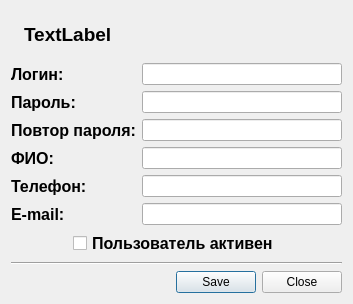
<?xml version="1.0" encoding="UTF-8"?>
<ui version="4.0">
 <class>UserEditDialog</class>
 <widget class="QDialog" name="UserEditDialog">
  <property name="geometry">
   <rect>
    <x>0</x>
    <y>0</y>
    <width>353</width>
    <height>304</height>
   </rect>
  </property>
  <property name="windowTitle">
   <string>Dialog</string>
  </property>
  <property name="windowIcon">
   <iconset resource="../resource.qrc">
    <normaloff>:/Images/user.png</normaloff>:/Images/user.png</iconset>
  </property>
  <layout class="QGridLayout" name="gridLayout_3">
   <item row="0" column="0">
    <layout class="QGridLayout" name="gridLayout_2" columnstretch="0,1">
     <item row="0" column="0">
      <widget class="QLabel" name="label_7">
       <property name="text">
        <string/>
       </property>
       <property name="pixmap">
        <pixmap resource="../resource.qrc">:/Images/user.png</pixmap>
       </property>
      </widget>
     </item>
     <item row="0" column="1">
      <widget class="QLabel" name="labelClient">
       <property name="font">
        <font>
         <pointsize>14</pointsize>
         <weight>75</weight>
         <bold>true</bold>
        </font>
       </property>
       <property name="text">
        <string>TextLabel</string>
       </property>
       <property name="wordWrap">
        <bool>true</bool>
       </property>
      </widget>
     </item>
    </layout>
   </item>
   <item row="1" column="0">
    <layout class="QGridLayout" name="gridLayout">
     <item row="2" column="0">
      <widget class="QLabel" name="label_3">
       <property name="font">
        <font>
         <pointsize>12</pointsize>
         <weight>75</weight>
         <bold>true</bold>
        </font>
       </property>
       <property name="text">
        <string>Повтор пароля:</string>
       </property>
      </widget>
     </item>
     <item row="2" column="1">
      <widget class="QLineEdit" name="lineEditConfPass"/>
     </item>
     <item row="1" column="0">
      <widget class="QLabel" name="label_2">
       <property name="font">
        <font>
         <pointsize>12</pointsize>
         <weight>75</weight>
         <bold>true</bold>
        </font>
       </property>
       <property name="text">
        <string>Пароль:</string>
       </property>
      </widget>
     </item>
     <item row="4" column="1">
      <widget class="QLineEdit" name="lineEditPhone"/>
     </item>
     <item row="5" column="1">
      <widget class="QLineEdit" name="lineEditEMail"/>
     </item>
     <item row="3" column="1">
      <widget class="QLineEdit" name="lineEditFIO"/>
     </item>
     <item row="0" column="1">
      <widget class="QLineEdit" name="lineEditLogin"/>
     </item>
     <item row="3" column="0">
      <widget class="QLabel" name="label_4">
       <property name="font">
        <font>
         <pointsize>12</pointsize>
         <weight>75</weight>
         <bold>true</bold>
        </font>
       </property>
       <property name="text">
        <string>ФИО:</string>
       </property>
      </widget>
     </item>
     <item row="4" column="0">
      <widget class="QLabel" name="label_5">
       <property name="font">
        <font>
         <pointsize>12</pointsize>
         <weight>75</weight>
         <bold>true</bold>
        </font>
       </property>
       <property name="text">
        <string>Телефон:</string>
       </property>
      </widget>
     </item>
     <item row="5" column="0">
      <widget class="QLabel" name="label_6">
       <property name="font">
        <font>
         <pointsize>12</pointsize>
         <weight>75</weight>
         <bold>true</bold>
        </font>
       </property>
       <property name="text">
        <string>E-mail:</string>
       </property>
      </widget>
     </item>
     <item row="1" column="1">
      <widget class="QLineEdit" name="lineEditPass"/>
     </item>
     <item row="0" column="0">
      <widget class="QLabel" name="label">
       <property name="font">
        <font>
         <pointsize>12</pointsize>
         <weight>75</weight>
         <bold>true</bold>
        </font>
       </property>
       <property name="text">
        <string>Логин:</string>
       </property>
      </widget>
     </item>
    </layout>
   </item>
   <item row="4" column="0">
    <widget class="QDialogButtonBox" name="buttonBox">
     <property name="standardButtons">
      <set>QDialogButtonBox::Close|QDialogButtonBox::Save</set>
     </property>
    </widget>
   </item>
   <item row="3" column="0">
    <widget class="Line" name="line">
     <property name="orientation">
      <enum>Qt::Horizontal</enum>
     </property>
    </widget>
   </item>
   <item row="2" column="0" alignment="Qt::AlignHCenter">
    <widget class="QCheckBox" name="checkBoxIsActive">
     <property name="font">
      <font>
       <pointsize>12</pointsize>
       <weight>75</weight>
       <bold>true</bold>
      </font>
     </property>
     <property name="text">
      <string>Пользователь активен</string>
     </property>
    </widget>
   </item>
  </layout>
 </widget>
 <tabstops>
  <tabstop>lineEditLogin</tabstop>
  <tabstop>lineEditPass</tabstop>
  <tabstop>lineEditConfPass</tabstop>
  <tabstop>lineEditFIO</tabstop>
  <tabstop>lineEditPhone</tabstop>
  <tabstop>lineEditEMail</tabstop>
 </tabstops>
 <resources>
  <include location="../resource.qrc"/>
 </resources>
 <connections/>
</ui>
